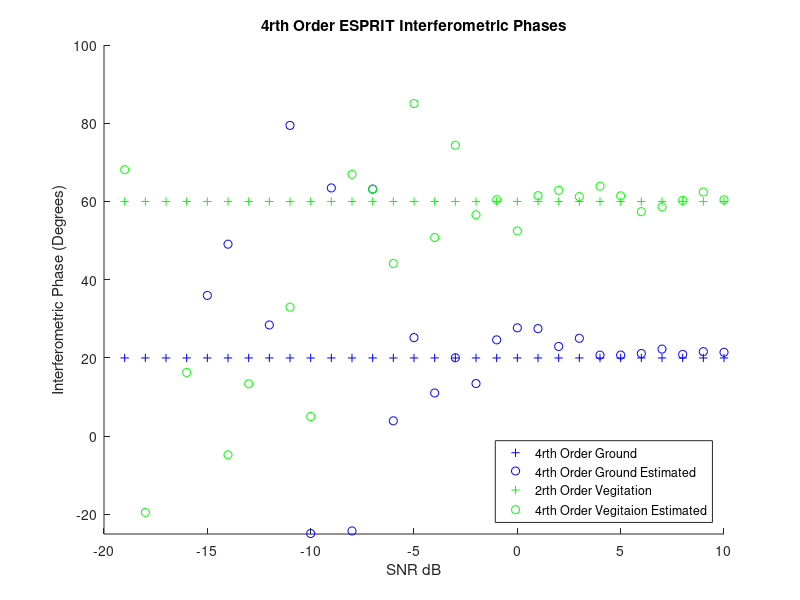
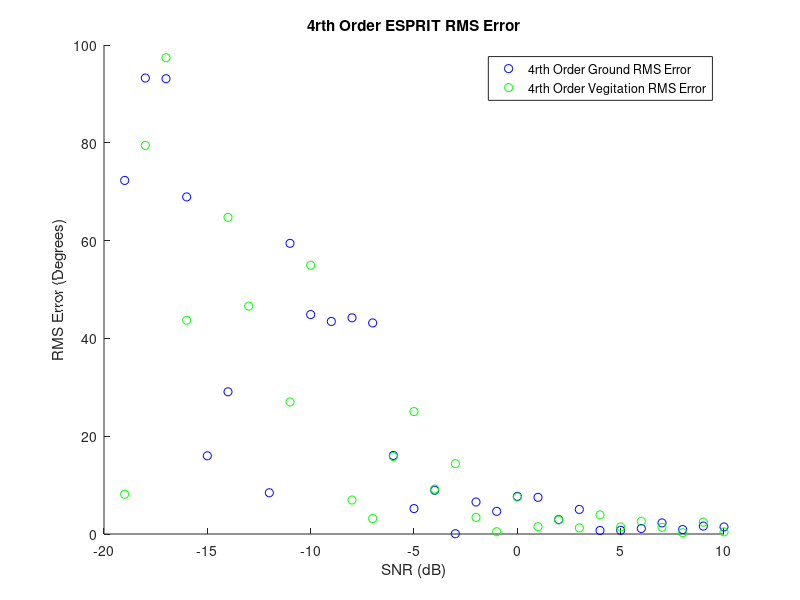
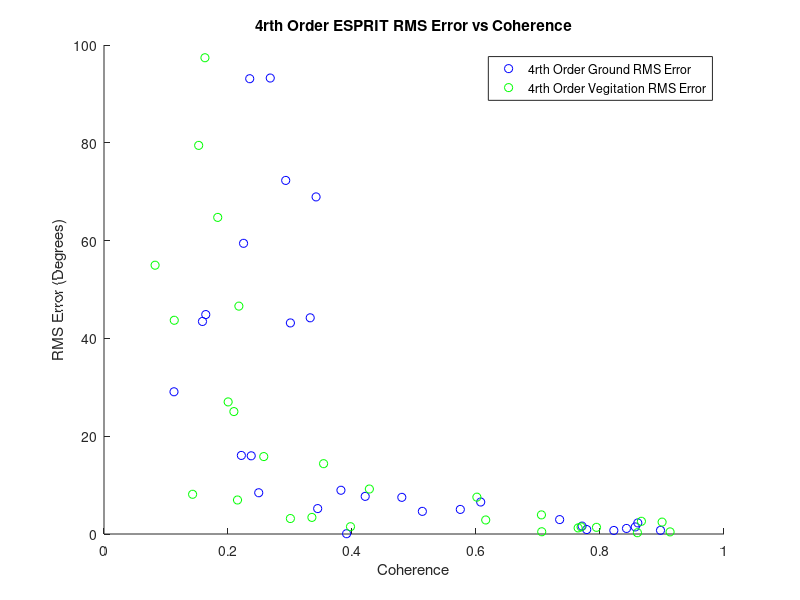
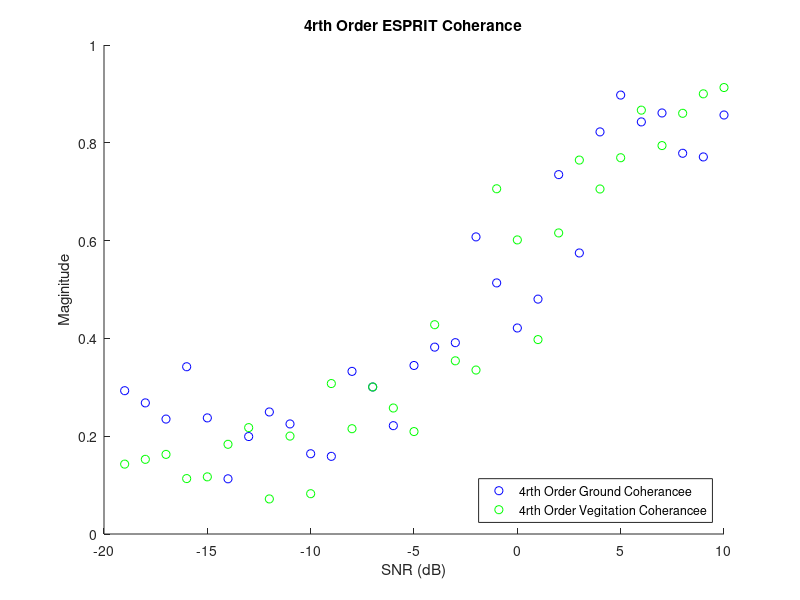

Reproduce these figures in MATLAB, in order.
%% Afric_Sim_test_ESPRIT
clc;clear;
%% Initializations

Averaged_samples = 1;
Window_optimal = 81;    %size of window
SNR_samples = 30;
eye_optimal = 0.3737;

alpha = 1; %ground weighting factor
beta = 1;   %veg weighting factor
G_O = 20;
ground_offset = G_O*pi/180; % ground interferomitry offset
V_O = 60;
vegitation_offset = V_O*pi/180;    % veg interferomitry offset
G_O_array = ones(SNR_samples,1)*G_O;
V_O_array = ones(SNR_samples,1)*V_O;

Pol_ground = [1;-1;0]/sqrt(2);
Pol_ground_4 = [1;1;0;-1;0;0]/sqrt(3); %ground
Pol_vegitation = [1;1;1]/sqrt(3);
Pol_vegitation_4 = [1;1;1;1;1;1]/sqrt(6); %vegitation

ground_phase_4 = zeros(SNR_samples,1);
ground_mag_4 = zeros(SNR_samples,1);
ground_phase_rmse_4 = zeros(SNR_samples,1);

vegitation_phase_4 = zeros(SNR_samples,1);
vegitation_mag_4 = zeros(SNR_samples,1);
vegitation_phase_rmse_4 = zeros(SNR_samples,1);

SNR = zeros(1,SNR_samples);
%% Matrix Construction
for Averaged_sample = 1:SNR_samples;
    
    SNR(Averaged_sample)=Averaged_sample-20;
    Noise = (10^(-SNR(Averaged_sample)/20))/sqrt(3);
    
    for unusedvariable = 1:Averaged_samples
        
        g =  Pol_ground*(sqrt(-2*log(1-rand(1,Window_optimal))).*exp(1i*2*pi*rand(1,Window_optimal)));
        v =  Pol_vegitation*(sqrt(-2*log(1-rand(1,Window_optimal))).*exp(1i*2*pi*rand(1,Window_optimal)));
        
        polfilter_4 = alpha*g + beta*v;
        s2 = alpha*exp(1i*ground_offset)*g + beta*exp(1i*vegitation_offset)*v;
        
        s1_Noise = polfilter_4 + Noise*sqrt(-2*log(1-rand(3,Window_optimal))).*exp(1i*2*pi*rand(3,Window_optimal));
        s2_Noise = s2 + Noise*sqrt(-2*log(1-rand(3,Window_optimal))).*exp(1i*2*pi*rand(3,Window_optimal));
       
        %% Fourth Order ESPRIT
        S1_4=[s1_Noise(1,:).*s1_Noise(1,:)
            s1_Noise(2,:).*s1_Noise(2,:)
            s1_Noise(3,:).*s1_Noise(3,:)
            s1_Noise(1,:).*s1_Noise(2,:)
            s1_Noise(1,:).*s1_Noise(3,:)
            s1_Noise(2,:).*s1_Noise(3,:)];
        
        S2_4=[s2_Noise(1,:).*s2_Noise(1,:)
            s2_Noise(2,:).*s2_Noise(2,:)
            s2_Noise(3,:).*s2_Noise(3,:)
            s2_Noise(1,:).*s2_Noise(2,:)
            s2_Noise(1,:).*s2_Noise(3,:)
            s2_Noise(2,:).*s2_Noise(3,:)];
        
        R1_4 = S1_4*S1_4'/Window_optimal;
        R2_4 = S1_4*S2_4'/Window_optimal;
        
        [eigenvec_4,eigenval_4] = eig(pinv(R1_4 + eye_optimal*eye(6))*R2_4);
        
        polfilter_4 = abs(Pol_ground_4'*eigenvec_4);
        [~,srt_4] = sort(polfilter_4,'descend');
        ground_phase_4(Averaged_sample) = ground_phase_4(Averaged_sample) + 0.5*angle(eigenval_4(srt_4(1),srt_4(1)))/Averaged_samples;
        ground_mag_4(Averaged_sample) = ground_mag_4(Averaged_sample) + abs(eigenval_4(srt_4(1),srt_4(1)))/Averaged_samples;
        ground_phase_rmse_4(Averaged_sample) =  ground_phase_rmse_4(Averaged_sample) + ((ground_offset + 0.5*angle(eigenval_4(srt_4(1),srt_4(1))))^2)/Averaged_samples;
        
        polfilter_4 = abs(Pol_vegitation_4'*eigenvec_4);
        [~,srt_4] = sort(polfilter_4,'descend');
        vegitation_phase_4(Averaged_sample) = vegitation_phase_4(Averaged_sample) + 0.5*angle(eigenval_4(srt_4(1),srt_4(1)))/Averaged_samples;
        vegitation_mag_4(Averaged_sample) = vegitation_mag_4(Averaged_sample) + abs(eigenval_4(srt_4(1),srt_4(1)))/Averaged_samples;
        vegitation_phase_rmse_4(Averaged_sample) =  vegitation_phase_rmse_4(Averaged_sample) + ((vegitation_offset + 0.5*angle(eigenval_4(srt_4(1),srt_4(1))))^2)/Averaged_samples;
        
    end
end
ground_phase_rmse_4 = sqrt(ground_phase_rmse_4)*180/pi;
vegitation_phase_rmse_4 = sqrt(vegitation_phase_rmse_4)*180/pi;
%% Plotting Results

figure(1);
title('4rth Order ESPRIT Interferometric Phases');
xlabel('SNR dB');ylabel('Interferometric Phase (Degrees)');
hold on;
plot(SNR,G_O_array,'b+');
plot(SNR,-1*ground_phase_4*180/pi,'bo');
plot(SNR,V_O_array,'g+');
plot(SNR,-1*vegitation_phase_4*180/pi,'go');
legend('4rth Order Ground','4rth Order Ground Estimated','2rth Order Vegitation','4rth Order Vegitaion Estimated','Location','southeast')
axis([-20, 10, -25 100]);
hold off

figure(2)
title('4rth Order ESPRIT RMS Error')
xlabel('SNR (dB)');ylabel('RMS Error (Degrees)');
hold on;
plot(SNR,ground_phase_rmse_4,'bo');
plot(SNR,vegitation_phase_rmse_4,'go');
axis([-20, 10, 0, 100]);
hold off;
legend('4rth Order Ground RMS Error','4rth Order Vegitation RMS Error','Location','northeast');

figure(3)
title('4rth Order ESPRIT RMS Error vs Coherence')
xlabel('Coherence');ylabel('RMS Error (Degrees)');
hold on;
plot(ground_mag_4,ground_phase_rmse_4,'bo');
plot(vegitation_mag_4,vegitation_phase_rmse_4,'go');
axis([0, 1, 0, 100]);
hold off;
legend('4rth Order Ground RMS Error','4rth Order Vegitation RMS Error','Location','northeast');

figure(4)
title('4rth Order ESPRIT Coherance');
xlabel('SNR (dB)');ylabel('Maginitude')
hold on;
plot(SNR,ground_mag_4,'bo');
plot(SNR,vegitation_mag_4,'go');
legend('4rth Order Ground Coherancee','4rth Order Vegitation Coherancee','Location','southeast');
axis([-20, 10, 0 1]);
hold off;
